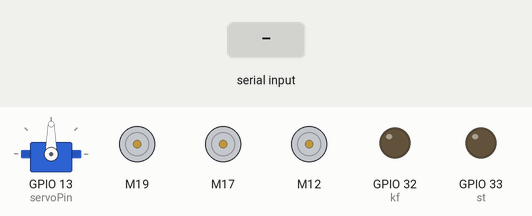
Simulated run of this sketch. Board: ESP32. Parts: servo, 3 × DC motor (green arrow = forward, orange = backward, longer = faster), output pins drawn as LEDs (lit = HIGH). The inputs (shaded band) are chosen by the test bench. What the sketch prints to the serial monitor is not drawn.

Above: at 1.2 s.
1.3 s: "stu\n" received over Serial
At 1.7 s:
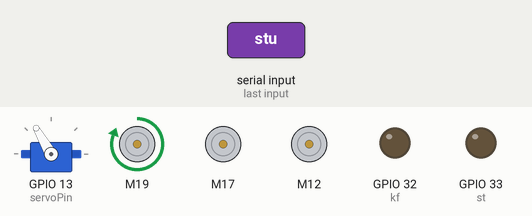
2.8 s: "std\n" received over Serial
At 4.0 s:
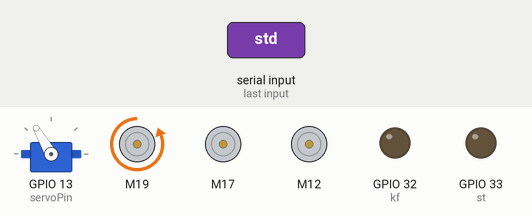
4.3 s: "sta\n" received over Serial
At 5.1 s:
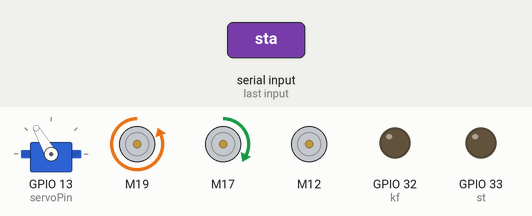
5.8 s: "stc\n" received over Serial
At 6.3 s:
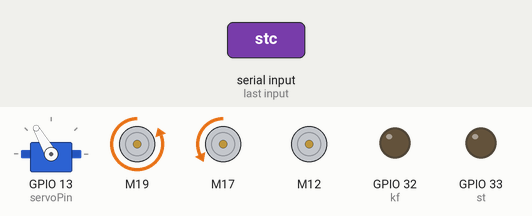
7.3 s: "kff\n" received over Serial
At 8.5 s:
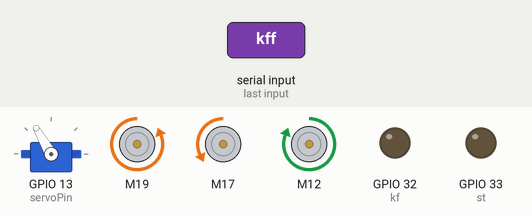
8.8 s: "kfb\n" received over Serial
At 9.8 s:
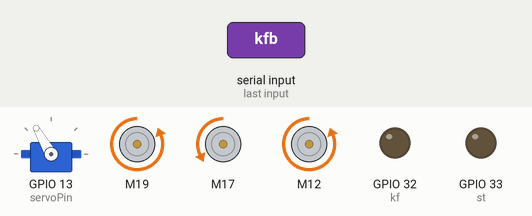
Timing chart, 0 to 11.3 s (numbered marks = the images above; inputs shaded):
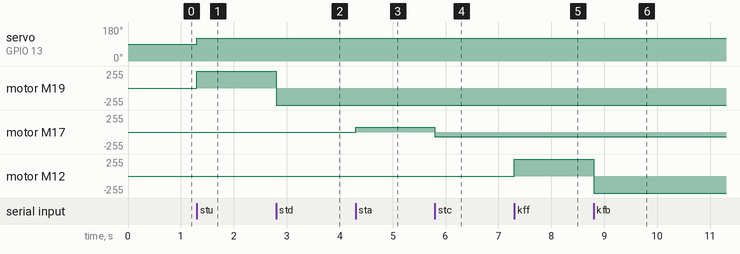

Measured:
- after the input at 1.3 s, servo on GPIO 13 (servoPin): 90° → 120° at once; motor M19: stopped → forward 255/255 at once
- after the input at 2.8 s, motor M19: forward 255/255 → backward 255/255 at once
- after the input at 4.3 s, motor M17: stopped → forward 70/255 at once
- after the input at 5.8 s, motor M17: forward 70/255 → backward 70/255 at once
- after the input at 7.3 s, motor M12: stopped → forward 255/255 at once
- after the input at 8.8 s, motor M12: forward 255/255 → backward 255/255 at once

The sketch:

R1_s4.ino
```cpp
#include "HardwareSerial.h"
#include <CytronMotorDriver.h>
#include <ESP32Servo.h>

HardwareSerial espSerial(0);

Servo myservo;

CytronMD plat(PWM_DIR, 4,  2);
// staff
CytronMD str(PWM_DIR, 17, 16);
CytronMD stud(PWM_DIR, 19, 18);
// kfs
CytronMD kfsf(PWM_DIR, 12, 14);
CytronMD kfsr(PWM_DIR, 27, 26);

const int st = 33;
const int kf = 32;
const int servoPin = 13;

const int st_ud   = 255;
const int st_r    = 70 ;
const int kf_fb   = 255;
const int kf_r    = 80;
const int pl      = 255;

int p_1 = 0, p_2 = 0, s_1 = 0;
String prev_st ;
String prev_kf ;
String prev_s ;

String v = "" , prev_v = "";

void setup() {
  espSerial.begin(250000);
	myservo.attach(servoPin);
  pinMode(st, OUTPUT);
  pinMode(kf, OUTPUT);
  digitalWrite(st, LOW);
  digitalWrite(kf, LOW);
}

void loop() {

  if (espSerial.available()) {
    v = espSerial.readStringUntil('\n');
    v.trim();
  }
  if (v != "" && v != prev_v) {

  if      (v == "stu") { stud.setSpeed(st_ud); }
  else if (v == "std") { stud.setSpeed( -st_ud); }
  else if (v == "sta") { str.setSpeed(st_r);   }
  else if (v == "stc") { str.setSpeed( -st_r);   }
  else if (v == "kff") { kfsf.setSpeed(kf_fb); }
  else if (v == "kfb") { kfsf.setSpeed( -kf_fb); }
  else if (v == "kfa") { kfsr.setSpeed(kf_r); }
  else if (v == "kfc") { kfsr.setSpeed( -kf_r); }
  else if (v == "pu") { plat.setSpeed(-pl); }
  else if (v == "pd") { plat.setSpeed( pl); }

  else if (v == "S") {
    stud.setSpeed(0);
    str.setSpeed(0);
    kfsf.setSpeed(0);
    kfsr.setSpeed(0);
    plat.setSpeed(0);

  }

  if (v == "P1" || v == "p1") {
    if (v == "P1" && prev_st == "p1") p_1++;
    prev_st = v;
  }
  digitalWrite(st, (p_1 % 2 == 1) ? HIGH : LOW);

  if (v == "P2" || v == "p2") {
    if (v == "P2" && prev_kf == "p2") p_2++;
    prev_kf = v;
  }
  digitalWrite(kf, (p_2 % 2 == 1) ? HIGH : LOW);

  if (v == "S1" || v == "s1") {
  if (v == "S1" && prev_s == "s1") s_1++;
  prev_s = v;
  }
   (s_1 % 2 == 1) ? myservo.write(0) : myservo.write(120);

  prev_v = v;

  }
  Serial.println(v);
}
```
